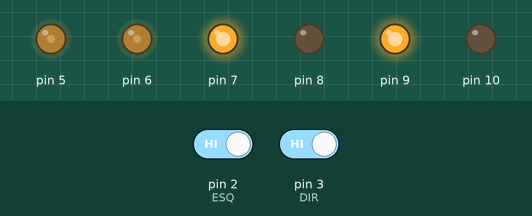
Simulated run of this sketch. Board: Arduino Uno, built with avr-gcc and run on an emulated ATmega328P. On the bench: output pins drawn as LEDs (lit = HIGH). The test bench sets the inputs (shaded band); at power-on: pin 2 (ESQ) HIGH, pin 3 (DIR) HIGH.

Above: at 1.2 s.
1.3 s: pin 2 (ESQ) driven LOW
At 2.0 s:
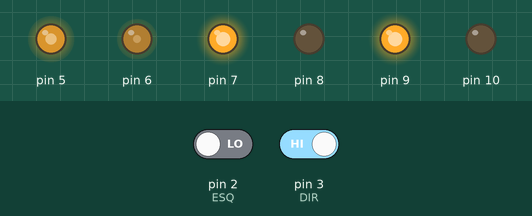
2.8 s: pin 3 (DIR) driven LOW
At 3.3 s:
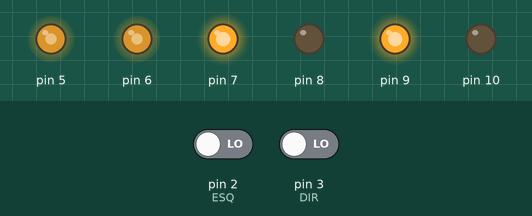
4.3 s: pin 2 (ESQ) driven HIGH
At 5.5 s:
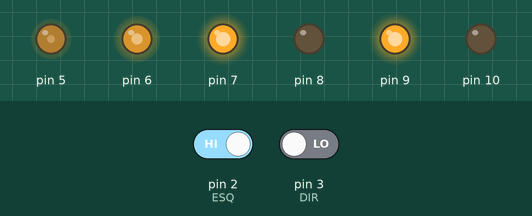
5.8 s: pin 3 (DIR) driven HIGH
At 7.0 s:
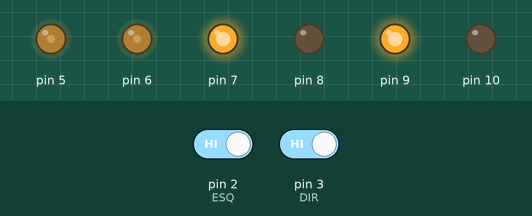
Timing chart, 0 to 8.3 s (numbered marks = the images above; inputs shaded):
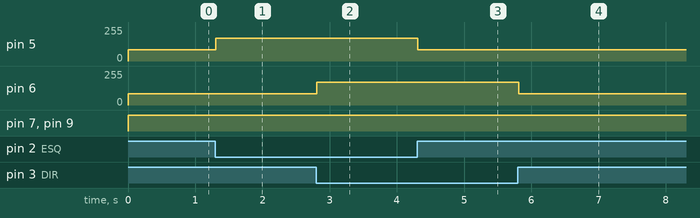

The sketch:

Projeto_117_Seguidor_de_Linha.ino
```cpp
// Projeto 117 - Seguidor de Linha
// Arduino Uno | Arduino Neon Lab

const byte ESQ=2,DIR=3,ENA=5,ENB=6;
const byte IN1=7,IN2=8,IN3=9,IN4=10;
void motor(byte a,byte b,byte pwm,int vel){
 digitalWrite(a,vel>=0);digitalWrite(b,vel<0);
 analogWrite(pwm,abs(vel));
}
void setup(){ for(byte p:{IN1,IN2,IN3,IN4,ENA,ENB}) pinMode(p,OUTPUT);
 pinMode(ESQ,INPUT); pinMode(DIR,INPUT); }
void loop(){
 bool e=digitalRead(ESQ)==LOW,d=digitalRead(DIR)==LOW;
 motor(IN1,IN2,ENA,e?170:85);
 motor(IN3,IN4,ENB,d?170:85);
 delay(20);
}
```

Measured:
- after the input at 1.3 s, pin 5: 85/255 → 170/255 at once
- after the input at 2.8 s, pin 6: 85/255 → 170/255 at once
- after the input at 4.3 s, pin 5: 170/255 → 85/255 at once
- after the input at 5.8 s, pin 6: 170/255 → 85/255 at once
